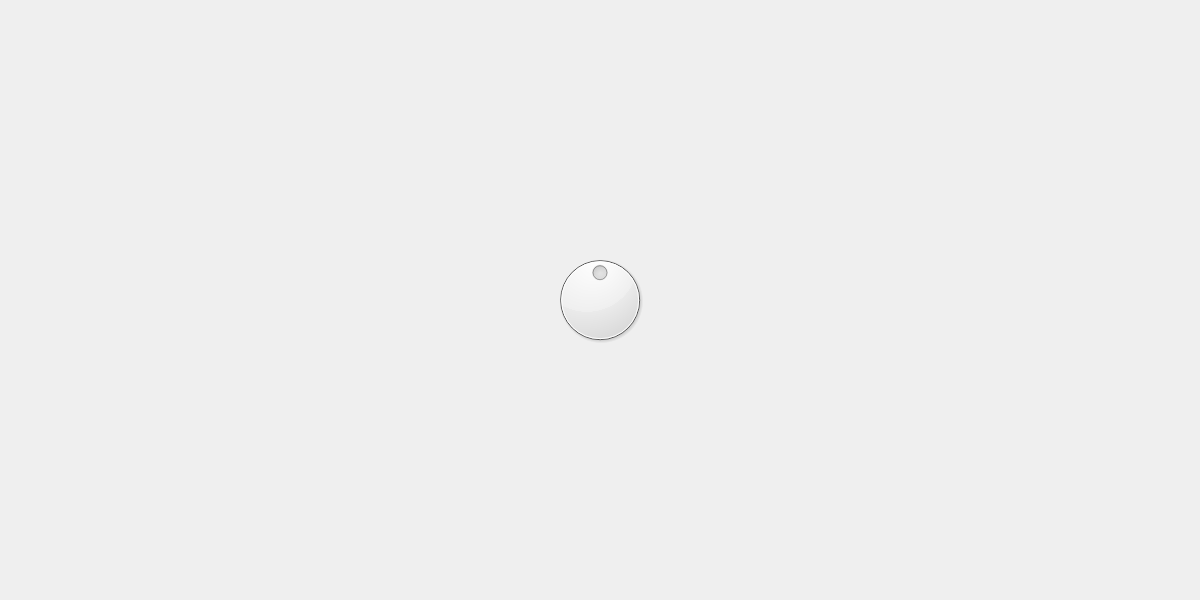
<?xml version="1.0" encoding="UTF-8"?>
<ui version="4.0">
 <class>Widget</class>
 <widget class="QWidget" name="Widget">
  <property name="geometry">
   <rect>
    <x>0</x>
    <y>0</y>
    <width>1200</width>
    <height>600</height>
   </rect>
  </property>
  <property name="windowTitle">
   <string>Widget</string>
  </property>
  <layout class="QGridLayout" name="gridLayout_2">
   <item row="0" column="0">
    <layout class="QGridLayout" name="gridLayout">
     <item row="0" column="1">
      <spacer name="verticalSpacer">
       <property name="orientation">
        <enum>Qt::Orientation::Vertical</enum>
       </property>
       <property name="sizeHint" stdset="0">
        <size>
         <width>20</width>
         <height>40</height>
        </size>
       </property>
      </spacer>
     </item>
     <item row="2" column="1">
      <spacer name="verticalSpacer_2">
       <property name="orientation">
        <enum>Qt::Orientation::Vertical</enum>
       </property>
       <property name="sizeHint" stdset="0">
        <size>
         <width>20</width>
         <height>40</height>
        </size>
       </property>
      </spacer>
     </item>
     <item row="1" column="0">
      <spacer name="horizontalSpacer">
       <property name="orientation">
        <enum>Qt::Orientation::Horizontal</enum>
       </property>
       <property name="sizeHint" stdset="0">
        <size>
         <width>178</width>
         <height>138</height>
        </size>
       </property>
      </spacer>
     </item>
     <item row="1" column="2">
      <spacer name="horizontalSpacer_2">
       <property name="orientation">
        <enum>Qt::Orientation::Horizontal</enum>
       </property>
       <property name="sizeHint" stdset="0">
        <size>
         <width>40</width>
         <height>20</height>
        </size>
       </property>
      </spacer>
     </item>
     <item row="1" column="1">
      <widget class="QDial" name="dial">
       <property name="minimum">
        <number>-180</number>
       </property>
       <property name="maximum">
        <number>180</number>
       </property>
       <property name="wrapping">
        <bool>true</bool>
       </property>
      </widget>
     </item>
    </layout>
   </item>
  </layout>
 </widget>
 <resources/>
 <connections/>
</ui>
